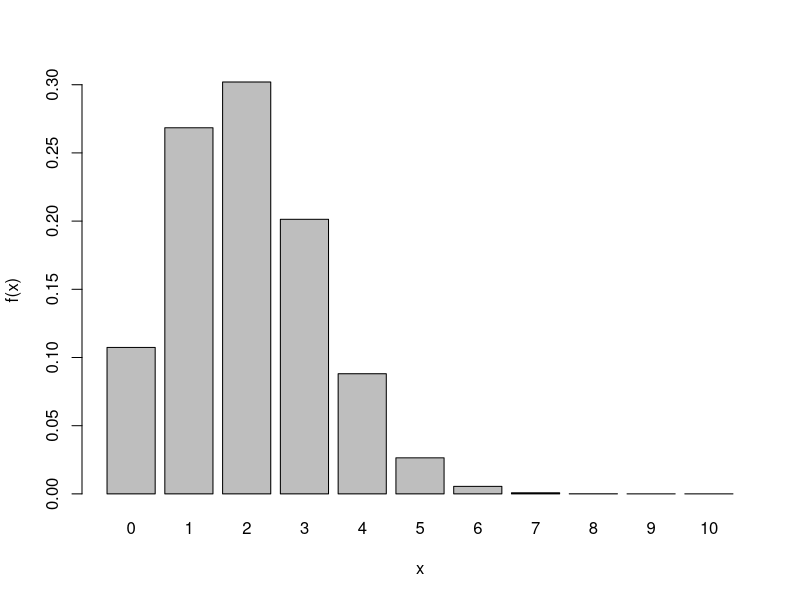
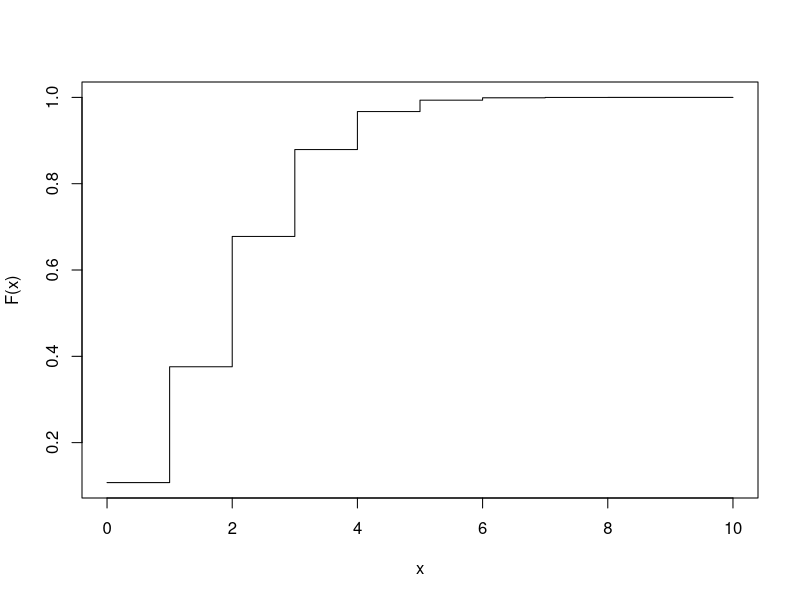
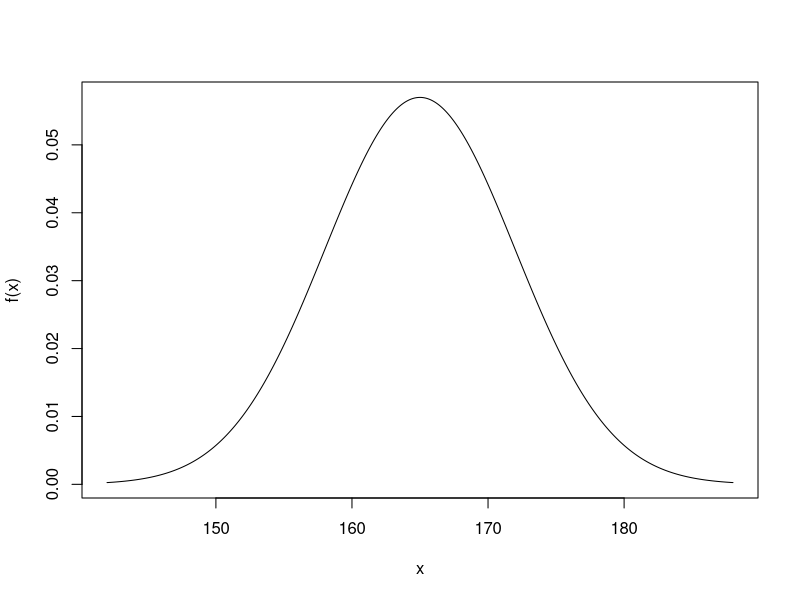
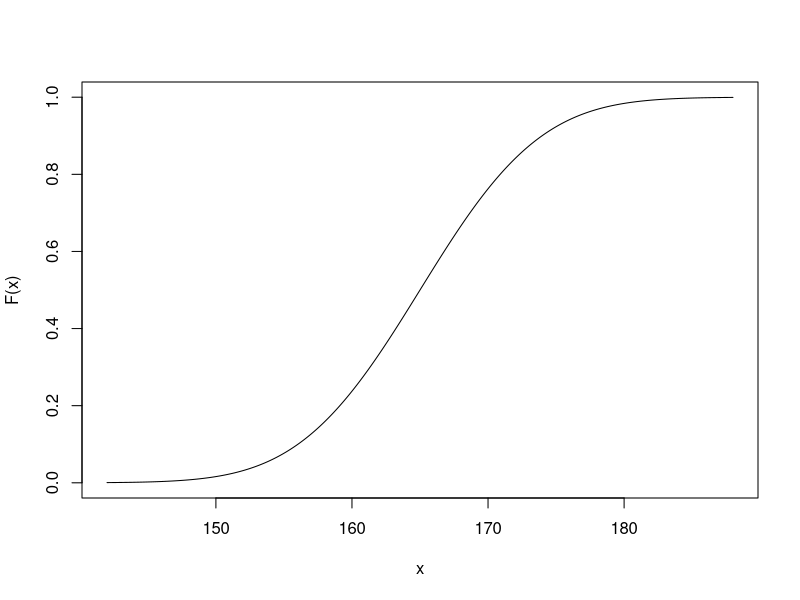

Generate these figures, in order, with R:
xVect <- 0:10 # Vektor der Zahlen (0, 1, 2, ..., 10)
  fVect <- dbinom(xVect, size=10, prob=0.2) # f(x) für x aus {0, 1, ..., 10}
  barplot(
    fVect,
    names.arg=xVect, # Skalierung der x-Achse mit den Werten 0, 1, ..., 10
    xlab="x", # Beschriftung der Abszisse ("x-Achse")
    ylab="f(x)", # Beschriftung der Ordinate ("y-Achse")
    main="" # kein Titel
  )


xVect <- 0:10 # Vektor der Zahlen (0, 1, 2, ..., 10)
  FVect <- pbinom(xVect, size=10, prob=0.2) # F(x) für x aus {0, 1, ..., 10}
  plot(
    xVect,
    FVect,
    type="s", # Treppendiagramm erstellen
    xlab="x",
    ylab="F(x)",
    main=""
  )


xVect <- seq(from=142, to=188, by=0.1) # Vektor (142.0, 142.1, ..., 188.0)
  fVect <- dnorm(xVect, mean=165, sd=7) # f(x) für x aus {142.0, 142.1, ..., 188.0}
  plot(
    xVect,
    fVect,
    type="l", # Liniendiagramm erstellen
    xlab="x",
    ylab="f(x)",
    main=""
  )


xVect <- seq(from=142, to=188, by=0.1) # Vektor (142.0, 142.1, ..., 188.0)
  FVect <- pnorm(xVect, mean=165, sd=7) # F(x) für x aus {142.0, 142.1, ..., 188.0}
  plot(
    xVect,
    FVect,
    type="l", # Liniendiagramm erstellen
    xlab="x",
    ylab="F(x)",
    main=""
  )


